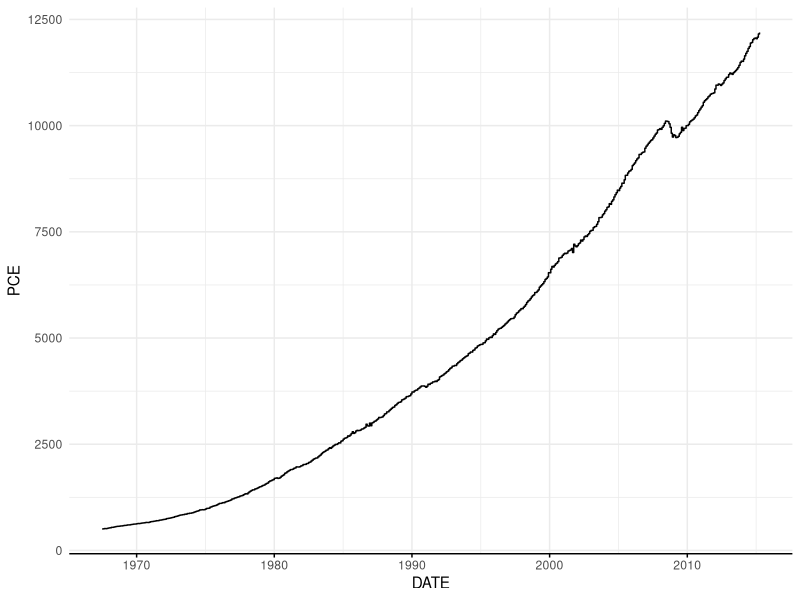
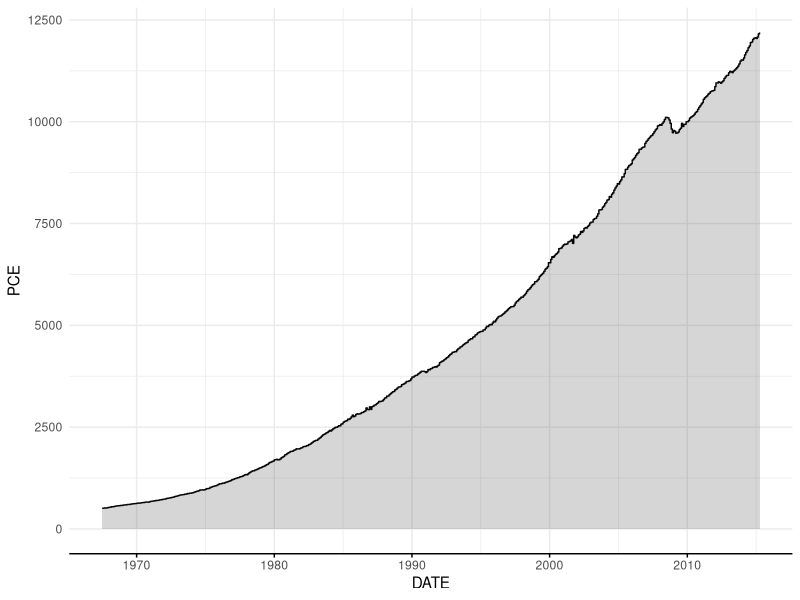
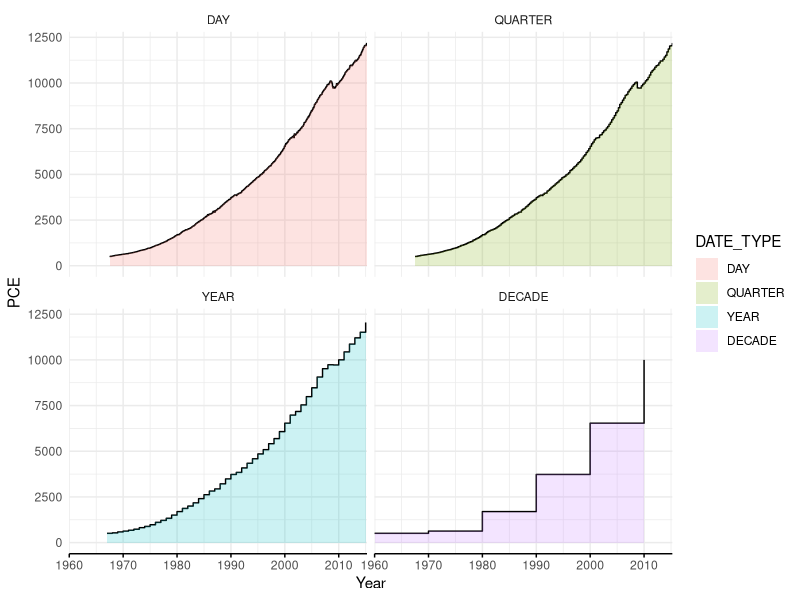

R code for these plots, in order:
# Setup ----

library(lubridate)
library(tidyverse)

# Create a ggplot theme
theme_min_timeline <- function(){
  theme_minimal() %+replace%
    theme(
      axis.ticks.x = element_line(size = .5),
        axis.line.x = element_line(size = .5)
    )
}

# Data ----

data(economics)

pce <- economics %>% 
  select(PCE = pce,
         DATE = date)

# Check geom_step ----
ggplot(data = pce, aes(x = DATE, y = PCE)) +
  geom_step() +
  theme_min_timeline()


decade_breaks <- seq(as.Date("1960/1/1"),as.Date("2020/1/1"), "10 years")

# Add lagged column ----

pce_lag <- pce %>% 
  arrange() %>% 
  mutate(PCE_ORIG = PCE,
         PCE_LAG = lag(PCE)) %>% 
  gather(SOURCE, PCE_FILL, matches("PCE_")) %>% 
  arrange(DATE, SOURCE)

# Check the plot ----
ggplot(data = pce_lag, aes(x = DATE, y = PCE)) +
  geom_step() +
  geom_ribbon(aes(x = DATE, ymin = 0, ymax = PCE_FILL), alpha = 1/5) +
  theme_min_timeline()


# Advanced: filled step plot at different levels of resolution ---- 

pce_by_date <- economics %>% 
  transmute(PCE = pce,
            DAY = date,
            QUARTER = floor_date(DAY, "quarter"), 
            YEAR = floor_date(DAY, "year"), 
            DECADE = as.Date(cut(DAY, decade_breaks <- seq(as.Date("1960/1/1"),as.Date("2020/1/1"), "10 years")))) %>% 
  gather(DATE_TYPE, DATE, -PCE) %>%  
  group_by(DATE_TYPE, DATE) %>% 
  summarise(PCE = min(PCE)) %>% 
  ungroup

pce_with_lag <-  pce_by_date %>% 
  mutate(DATE_TYPE = fct_infreq(factor(DATE_TYPE))) %>% 
  group_by(DATE_TYPE) %>% 
  arrange(DATE) %>% 
  mutate(PCE_ORIG = PCE,
         PCE_LAG = lag(PCE)) %>% 
  gather(SOURCE, PCE_FILL, matches("PCE_")) %>% 
  arrange(DATE, SOURCE) %>% 
  ungroup


# Plot ----
ggplot(data = pce_with_lag) +
  geom_step(aes(x = DATE, y = PCE)) +
  geom_ribbon(aes(x = DATE, ymin = 0, ymax = PCE_FILL, fill = DATE_TYPE), alpha = 1/5) +
  facet_wrap(~DATE_TYPE) + 
  theme_minimal() +
  theme(axis.ticks.x = element_line(size = .5),
        axis.line.x = element_line(size = .5)) +
  scale_x_date(breaks = decade_breaks, name = "Year", date_breaks="10 years", date_minor_breaks="5 years", expand=c(0,0), date_labels = "%Y") +
  theme_min_timeline()

# Resources ----
#
#   - Stackoverflow - plotting daily rainfall data using geom_step: https://stackoverflow.com/a/42210264/5170276
#   - Stackoverflow - date_minor_breaks in ggplot2: https://stackoverflow.com/a/39258418/5170276